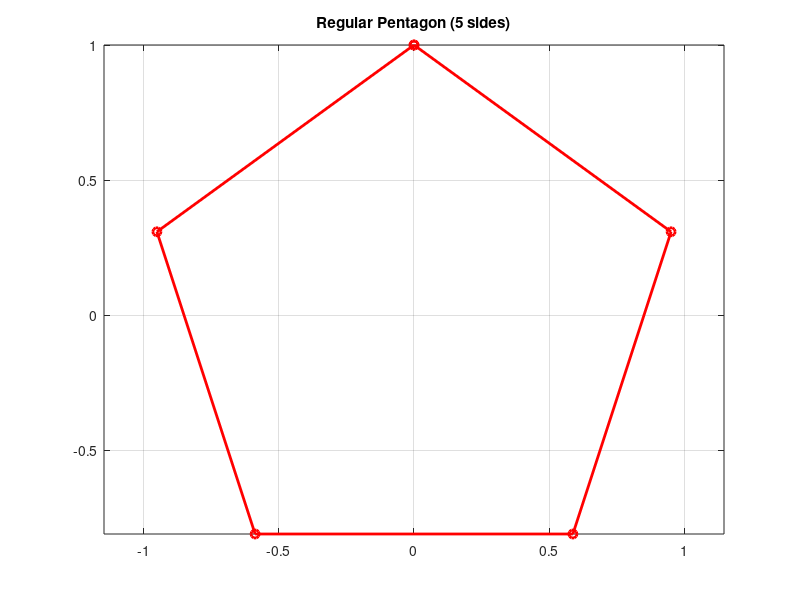

The MATLAB script that drew this image:
n = 5;                                    % number of sides
theta = linspace(0, 2*pi, n+1) + pi/2;    % +pi/2 to point a vertex up
px = cos(theta);
py = sin(theta);

figure;
plot(px, py, 'r-o', 'LineWidth', 2);
axis equal;
grid on;
title('Regular Pentagon (5 sides)');
